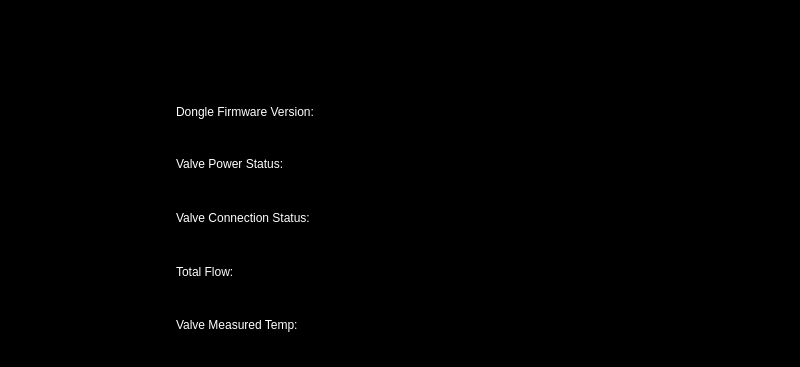
<?xml version="1.0" encoding="UTF-8"?>
<ui version="4.0">
 <class>SettingsDigitalShowerScreenLandscape</class>
 <widget class="QWidget" name="SettingsDigitalShowerScreenLandscape">
  <property name="geometry">
   <rect>
    <x>0</x>
    <y>0</y>
    <width>800</width>
    <height>367</height>
   </rect>
  </property>
  <property name="windowTitle">
   <string>Form</string>
  </property>
  <property name="styleSheet">
   <string notr="true">background: color;</string>
  </property>
  <widget class="QToolButton" name="backButton">
   <property name="geometry">
    <rect>
     <x>32</x>
     <y>145</y>
     <width>61</width>
     <height>118</height>
    </rect>
   </property>
   <property name="styleSheet">
    <string notr="true">border: 0; background-color: rgba(255, 255, 255, 0);</string>
   </property>
   <property name="text">
    <string/>
   </property>
   <property name="icon">
    <iconset resource="../resources/resources.qrc">
     <normaloff>:/images/landscape/settings_screen/common/Settings_Back _Arrow_Normal_92x91.png</normaloff>:/images/landscape/settings_screen/common/Settings_Back _Arrow_Normal_92x91.png</iconset>
   </property>
   <property name="iconSize">
    <size>
     <width>61</width>
     <height>118</height>
    </size>
   </property>
  </widget>
  <widget class="QLabel" name="digitalShowerScreenLabel">
   <property name="geometry">
    <rect>
     <x>172</x>
     <y>24</y>
     <width>254</width>
     <height>32</height>
    </rect>
   </property>
   <property name="text">
    <string>&lt;html&gt;&lt;head/&gt;&lt;body&gt;&lt;p&gt;&lt;img src=&quot;:/images/landscape/settings_screen/equipment/digital_shower/Settings_Title_Digital_Shower_Normal_254x32.png&quot;/&gt;&lt;/p&gt;&lt;/body&gt;&lt;/html&gt;</string>
   </property>
  </widget>
  <widget class="QLabel" name="dongleFirmwareVersionTitle">
   <property name="geometry">
    <rect>
     <x>176</x>
     <y>91</y>
     <width>375</width>
     <height>41</height>
    </rect>
   </property>
   <property name="styleSheet">
    <string notr="true">color: white</string>
   </property>
   <property name="text">
    <string>Dongle Firmware Version:</string>
   </property>
  </widget>
  <widget class="QLabel" name="valvePowerStatusTitle">
   <property name="geometry">
    <rect>
     <x>176</x>
     <y>143</y>
     <width>300</width>
     <height>41</height>
    </rect>
   </property>
   <property name="styleSheet">
    <string notr="true">color: white</string>
   </property>
   <property name="text">
    <string>Valve Power Status:</string>
   </property>
  </widget>
  <widget class="QLabel" name="valveConnectionStatusTitle">
   <property name="geometry">
    <rect>
     <x>176</x>
     <y>197</y>
     <width>375</width>
     <height>41</height>
    </rect>
   </property>
   <property name="styleSheet">
    <string notr="true">color: white</string>
   </property>
   <property name="text">
    <string>Valve Connection Status:</string>
   </property>
  </widget>
  <widget class="QLabel" name="totalFlowTitle">
   <property name="geometry">
    <rect>
     <x>176</x>
     <y>251</y>
     <width>175</width>
     <height>41</height>
    </rect>
   </property>
   <property name="styleSheet">
    <string notr="true">color: white</string>
   </property>
   <property name="text">
    <string>Total Flow:</string>
   </property>
  </widget>
  <widget class="QLabel" name="valveMeasuredTempTitle">
   <property name="geometry">
    <rect>
     <x>176</x>
     <y>304</y>
     <width>325</width>
     <height>41</height>
    </rect>
   </property>
   <property name="styleSheet">
    <string notr="true">color: white</string>
   </property>
   <property name="text">
    <string>Valve Measured Temp:</string>
   </property>
  </widget>
  <widget class="QLabel" name="dongleFirmwareVersion">
   <property name="geometry">
    <rect>
     <x>581</x>
     <y>91</y>
     <width>141</width>
     <height>41</height>
    </rect>
   </property>
   <property name="styleSheet">
    <string notr="true">color: white</string>
   </property>
   <property name="text">
    <string/>
   </property>
  </widget>
  <widget class="QLabel" name="valvePowerStatus">
   <property name="geometry">
    <rect>
     <x>581</x>
     <y>143</y>
     <width>181</width>
     <height>41</height>
    </rect>
   </property>
   <property name="styleSheet">
    <string notr="true">color: white</string>
   </property>
   <property name="text">
    <string/>
   </property>
  </widget>
  <widget class="QLabel" name="valveConnectionStatus">
   <property name="geometry">
    <rect>
     <x>581</x>
     <y>197</y>
     <width>191</width>
     <height>41</height>
    </rect>
   </property>
   <property name="styleSheet">
    <string notr="true">color: white</string>
   </property>
   <property name="text">
    <string/>
   </property>
  </widget>
  <widget class="QLabel" name="totalFlow">
   <property name="geometry">
    <rect>
     <x>581</x>
     <y>251</y>
     <width>141</width>
     <height>41</height>
    </rect>
   </property>
   <property name="styleSheet">
    <string notr="true">color: white</string>
   </property>
   <property name="text">
    <string/>
   </property>
  </widget>
  <widget class="QLabel" name="valveMeasuredTemp">
   <property name="geometry">
    <rect>
     <x>581</x>
     <y>304</y>
     <width>141</width>
     <height>41</height>
    </rect>
   </property>
   <property name="styleSheet">
    <string notr="true">color: white</string>
   </property>
   <property name="text">
    <string/>
   </property>
  </widget>
 </widget>
 <resources>
  <include location="../resources/resources.qrc"/>
  <include location="../resources/resources.qrc"/>
 </resources>
 <connections/>
</ui>
